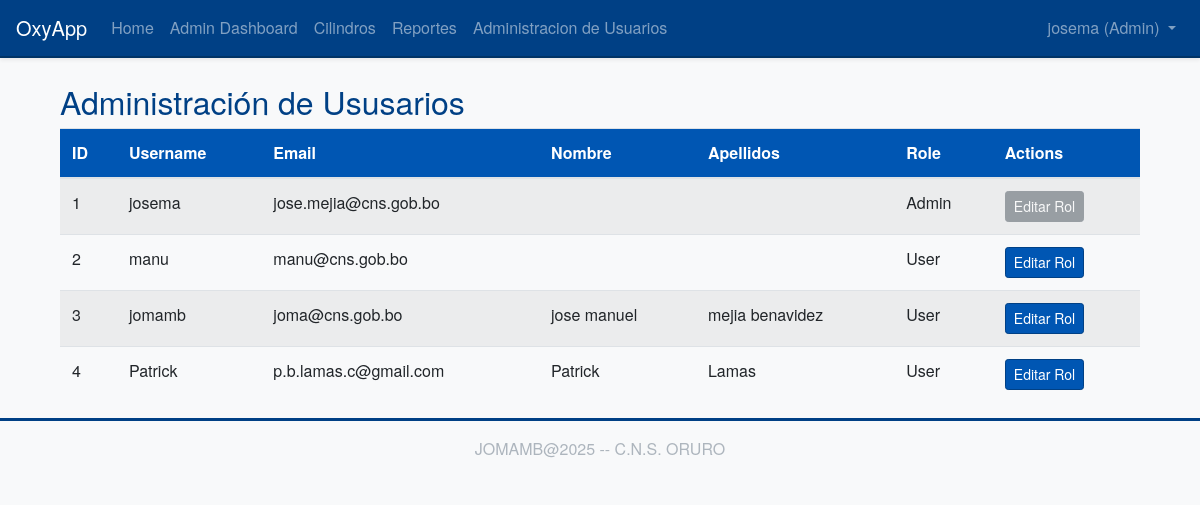
Before: /admin/users (signed in) with the older database file.
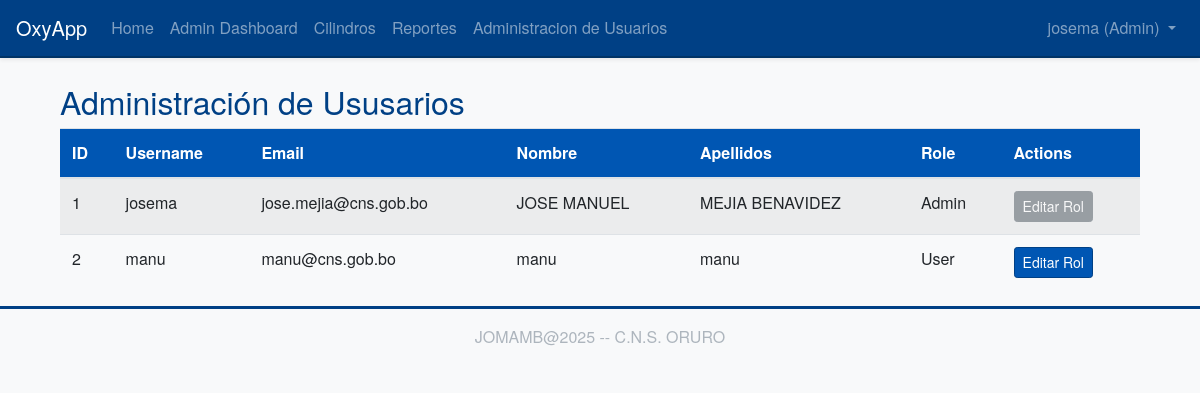
After: the same page with the newer database file.
### app/models/user.py (models this page shows, shortened)
class User(UserMixin, db.Model):
    __tablename__ = 'user'
    id = db.Column(db.Integer, primary_key=True)
    username = db.Column(db.String(64), index=True, unique=True, nullable=False)
    email = db.Column(db.String(120), index=True, unique=True, nullable=False)
    password_hash = db.Column(db.String(128))
    nombre = db.Column(db.String(64), index=True, nullable=True)
    apellidos = db.Column(db.String(128), index=True, nullable=True)
    role = db.Column(db.String(10), default='user', nullable=False)
    movimientos_registrados = db.relationship(
        'HistorialMovimiento',
        foreign_keys=[HistorialMovimiento.user_id],
        backref=db.backref('usuario', lazy='joined'),
        lazy='dynamic',
        order_by=desc(HistorialMovimiento.fecha_movimiento)
    )

### app/routes/admin.py (the view)
@bp.route('/users')
@admin_required
def manage_users():
    page = request.args.get('page', 1, type=int)
    pagination = User.query.paginate(page=page, per_page=10, error_out=False)
    users = pagination.items
    next_url = url_for('admin.manage_users', page=pagination.next_num) if pagination.has_next else None
    prev_url = url_for('admin.manage_users', page=pagination.prev_num) if pagination.has_prev else None
    return render_template('admin/manage_users.html', users=users, title='Manage Users', next_url=next_url, prev_url=prev_url, pagination=pagination)

### app/models/user.py (called while the page is built)
@login.user_loader
def load_user(id):
    return User.query.get(int(id))

### app/routes/admin.py (called while the page is built)
def admin_required(f):
    @wraps(f)
    @login_required
    def decorated_function(*args, **kwargs):
        if current_user.role != 'admin':
            flash("You do not have permission to access this page.", "danger")
            return redirect(url_for('index')) # Or wherever non-admins should go
        return f(*args, **kwargs)
    return decorated_function

### app/templates/admin/manage_users.html (shortened to what this page needs)
{% extends "base.html" %}
{% block content %}
<div class="container mt-4">
    <h2>Administración de Ususarios</h2>
    <table class="table table-striped table-hover">
        <thead>
            <tr>
                <th>ID</th>
                <th>Username</th>
                <th>Email</th>
                <th>Nombre</th>
                <th>Apellidos</th>
                <th>Role</th>
                <th>Actions</th>
            </tr>
        </thead>
        <tbody>
            {% for user in users %}
            <tr>
                <td>{{ user.id }}</td>
                <td>{{ user.username }}</td>
                <td>{{ user.email }}</td>
                <td>{{ user.nombre or '' }}</td>
                <td>{{ user.apellidos or '' }}</td>
                <td>{{ user.role | title }}</td>
                <td>
                    {% if user.id != current_user.id %}
                    <a href="{{ url_for('admin.edit_user_role', user_id=user.id) }}" class="btn btn-sm btn-primary">Editar Rol</a>
                    {% else %}
                    <button class="btn btn-sm btn-secondary" disabled>Editar Rol</button>
                    {% endif %}
                </td>
            </tr>
            {% endfor %}
        </tbody>
    </table>
</div>
{% endblock %}

### app/templates/base.html (shortened to what this page needs)
<!doctype html>
<html lang="en">
  <head>
    <link rel="stylesheet" href="https://stackpath.bootstrapcdn.com/bootstrap/4.5.2/css/bootstrap.min.css">
    <link rel="stylesheet" href="{{ url_for('static', filename='css/custom.css') }}">
    <link rel="stylesheet" href="{{ url_for('static', filename='css/print.css') }}" media="print">
  </head>
  <body>
    <nav class="navbar navbar-expand-lg navbar-dark bg-primary shadow-sm">
      <a class="navbar-brand" href="{{ url_for('main.index') }}">OxyApp</a>
      <div class="collapse navbar-collapse" id="navbarNav">
        <ul class="navbar-nav mr-auto">
          <li class="nav-item">
            <a class="nav-link" href="{{ url_for('main.index') }}">Home</a>
          </li>
          {% if current_user.is_authenticated %}
            {% if current_user.role == 'user' %}
            <li class="nav-item">
              <a class="nav-link" href="{{ url_for('main.dashboard') }}">Dashboard</a>
            </li>
            {% elif current_user.role == 'admin' %}
            <li class="nav-item">
              <a class="nav-link" href="{{ url_for('admin.dashboard') }}">Admin Dashboard</a>
            </li>
            {% endif %}
          <li class="nav-item">
            <a class="nav-link" href="{{ url_for('cylinders.index') }}">Cilindros</a>
          </li>
          <li class="nav-item">
            <a class="nav-link" href="{{ url_for('reports.index') }}">Reportes</a>
          </li>
          {% if current_user.role == 'admin' %}
          <li class="nav-item">
            <a class="nav-link" href="{{ url_for('admin.manage_users') }}">Administracion de Usuarios</a>
          </li>
          {% endif %}
          {% endif %}
        </ul>
        <ul class="navbar-nav">
          {% if current_user.is_anonymous %}
          <li class="nav-item">
            <a class="nav-link" href="{{ url_for('auth.login') }}">Login</a>
          </li>
          <li class="nav-item">
            <a class="nav-link btn btn-outline-light btn-sm" href="{{ url_for('auth.register') }}">Registro</a>
          </li>
          {% else %}
          <li class="nav-item dropdown">
            <a class="nav-link dropdown-toggle" href="#" id="navbarDropdown" role="button" data-toggle="dropdown" aria-haspopup="true" aria-expanded="false">
              {{ current_user.username }} ({{ current_user.role | title }})
            </a>
          </li>
          {% endif %}
        </ul>
      </div>
    </nav>
    <main role="main" class="container mt-4">
      {% block content %}{% endblock %}
    </main>
    <footer class="footer mt-auto py-3 bg-light text-center">
        <div class="container">
            <span class="text-muted">JOMAMB@2025 -- C.N.S. ORURO</span>
        </div>
    </footer>
  </body>
</html>

### app/static/css/custom.css (style rules this page uses)
body { font-family: 'Helvetica Neue', Helvetica, Arial, sans-serif; background-color: #f8f9fa; color: #212529; }
.navbar-dark.bg-primary { background-color: #004085 !important; border-bottom: 2px solid #003366; }
.navbar-dark .navbar-brand, .navbar-dark .navbar-brand:hover, .navbar-dark .navbar-brand:focus, .navbar-dark .nav-link { color: #ffffff; }
.btn-primary { background-color: #0056b3; border-color: #004085; }
.footer { background-color: #343a40; color: #f8f9fa; padding-top: 1.5rem; padding-bottom: 1.5rem; border-top: 3px solid #004085; }
.footer .text-muted { color: #adb5bd !important; }
h1, h2, h3, h4, h5, .display-4 { color: #004085; }
.table thead th { background-color: #0056b3; color: #ffffff; }

Changed rows visible on the page:
removed User: id "3", username "jomamb", email "joma@cns.gob.bo", nombre "jose manuel", apellidos "mejia benavidez", role "User"
removed User: id "4", username "Patrick", email "p.b.lamas.c@gmail.com", nombre "Patrick", apellidos "Lamas", role "User"
changed User "josema": nombre (not shown) → "JOSE MANUEL"; apellidos (not shown) → "MEJIA BENAVIDEZ"
changed User "manu": nombre (not shown) → "manu"; apellidos (not shown) → "manu"
